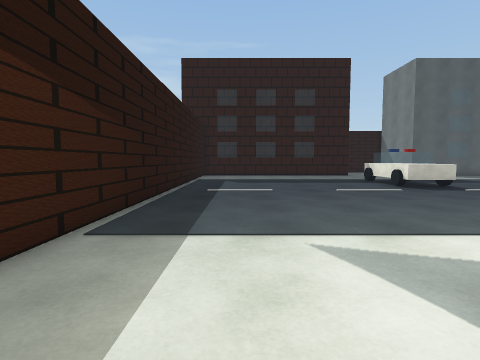
View 1 (above)

20 first-person views from a walk through a Unity game level. The camera is 1.2 m above the floor, tilts 4° down and sees 80° across. The floor is counted in squares, 1 m on a side. Each view is taken from the middle of a square. On the plan, view 1 faces up. The plan holds only what a view shows up to about 13 squares ahead; the rest is blank. The place goes on beyond the plan.

View 2
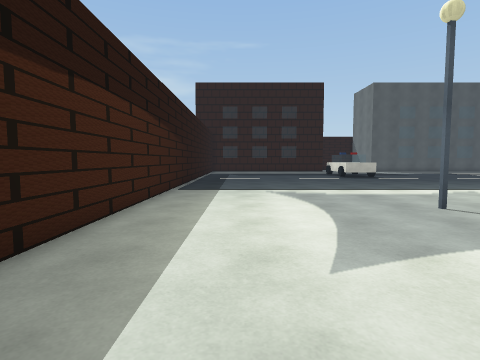

View 3
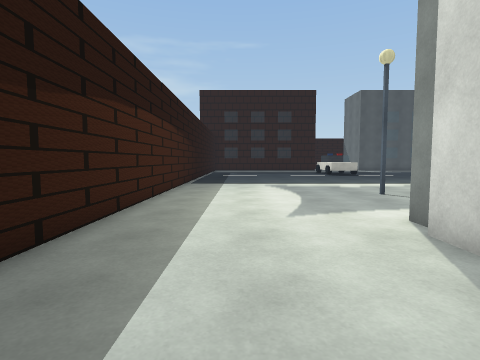

View 4
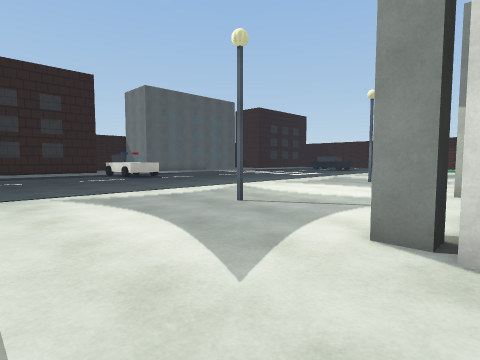

View 5
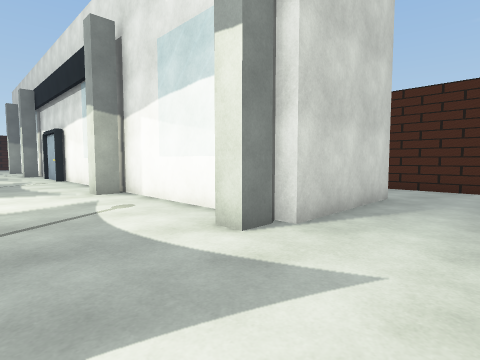

View 6
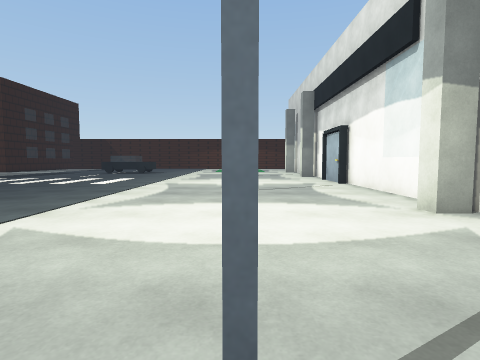

View 7
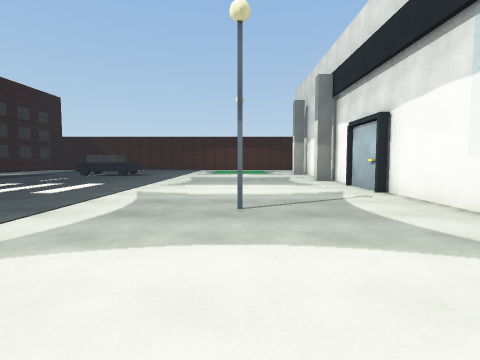

View 8
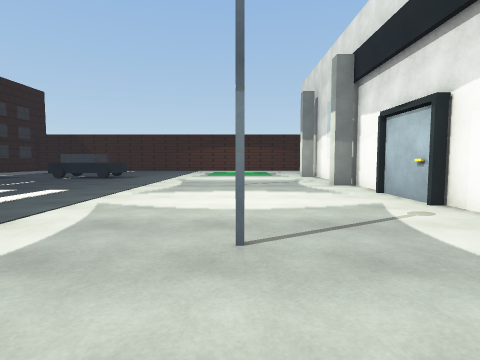

View 9
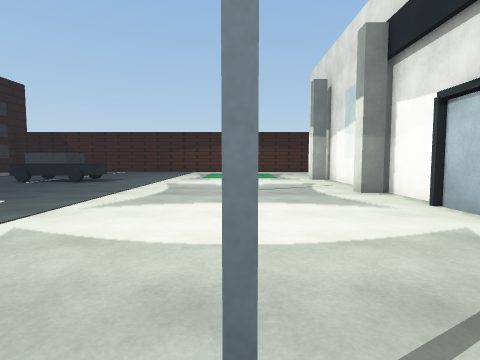

View 10
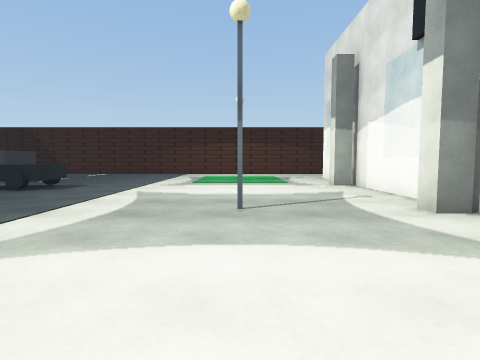

View 11
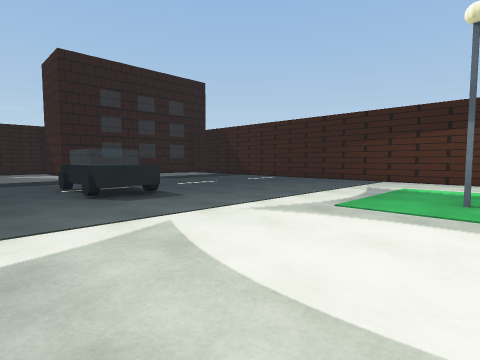

View 12
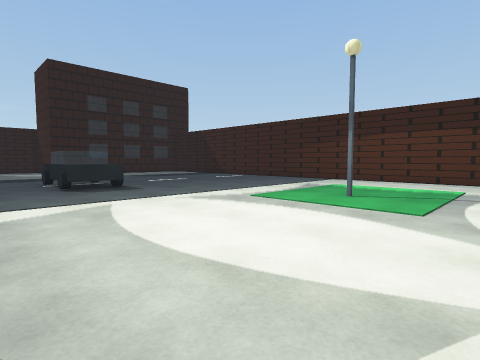

View 13
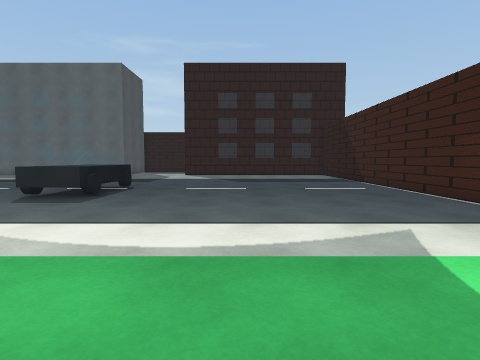

View 14
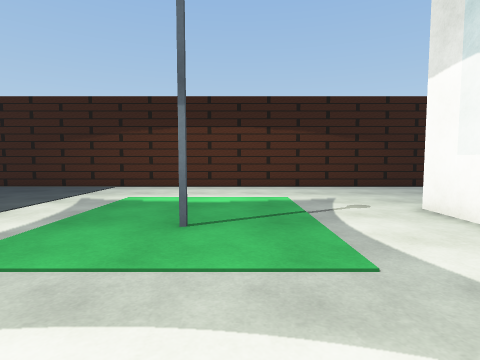

View 15
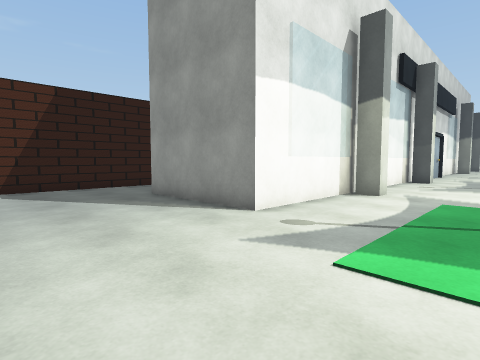

View 16
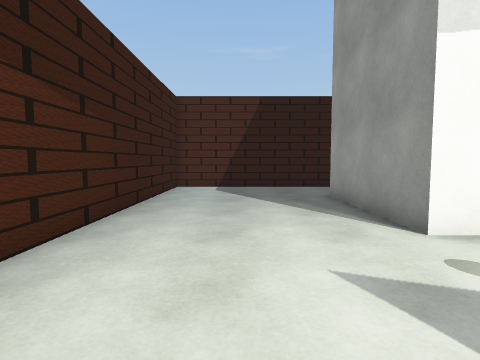

View 17
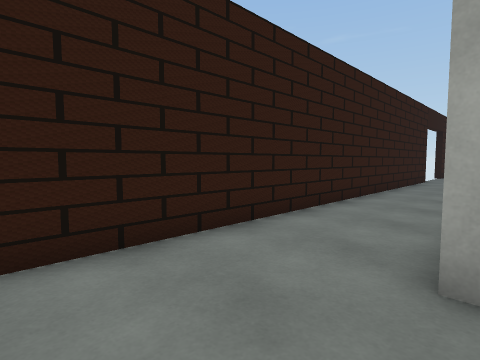

View 18
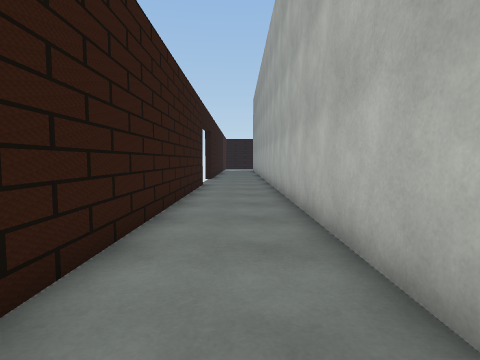

View 19
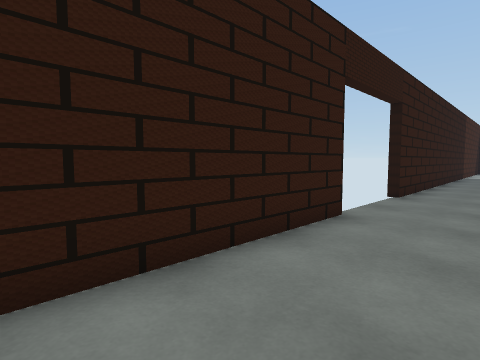

View 20
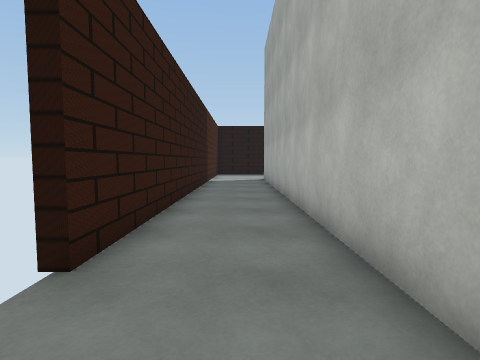

### Floor plan
Points are (right, up) in squares from view 1. A wall is a line through its corners. A room is listed if a view was taken in it or the views show most of it. See-through windows are left out.
Room 1 (views 1, 2, 3, 4, 5, 6, 7, 8, 9, 10, 11, 12, 13, 14, 15, 16, 17, 18, 19, 20)
walls: (18.9, -5.2) (21.4, -5.2); (18.5, -5.5) (18.5, -5); (22.1, -5.5) (25, -5.5); (24.3, -5.2) (24.3, -4.4) (25.1, -4.4); (26.8, -5.5) (37, -5.5) (37, -10.5); (12.8, -5.5) (18.8, -5.5); (10.3, -5.2) (10.3, -4.4) (11.1, -4.4); (19.4, -10.5) (8, -10.5); (31.2, -4.4) (32, -4.4); (21.9, -13.8) (42.8, -13.8) (42.8, 12.1); (5.2, -5.5) (11.1, -5.5); (3.4, -5.2) (3.4, -4.4) (4.1, -4.4); (34.4, -10.5) (23, -10.5); (8.1, -13.8) (18, -13.8); (3, -10.5) (3, -5.5) (3.6, -5.5); (1, -13.8) (4.1, -13.8); (-2.8, 13) (-2.8, -6.8)
objects: other object (5, 0); other object (7, 12) to (9, 13); other object (15, 0); other object (25, 0); other object (29, 8) to (31, 12); other object (35, 0)

Where each view was taken, in squares from view 1:
view 1: 0 up, 0 right, facing up
view 2: 7 down, 0 right, facing up
view 3: 10 down, 0 right, facing up
view 4: 6 down, 1 left, facing up-right
view 5: 1 down, 0 right, facing down-right
view 6: 0 up, 4 right, facing right
view 7: 0 up, 8 right, facing right
view 8: 0 up, 11 right, facing right
view 9: 0 up, 14 right, facing right
view 10: 0 up, 18 right, facing right
view 11: 1 down, 26 right, facing up-right
view 12: 4 down, 26 right, facing up-right
view 13: 1 down, 36 right, facing up
view 14: 1 down, 30 right, facing right
view 15: 1 down, 42 right, facing down-left
view 16: 1 down, 40 right, facing down
view 17: 10 down, 40 right, facing down-left
view 18: 12 down, 36 right, facing left
view 19: 11 down, 28 right, facing down-left
view 20: 12 down, 21 right, facing left
